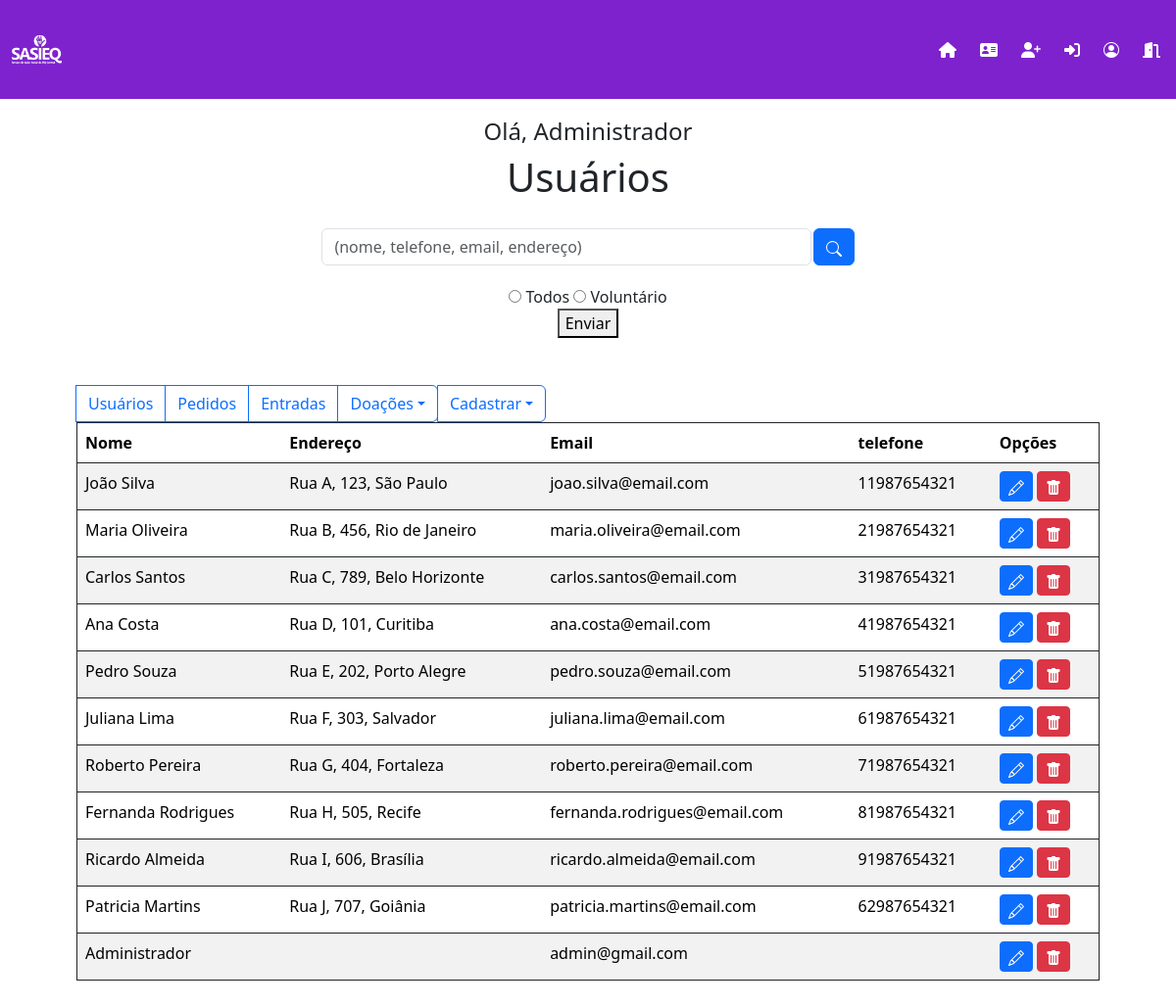
The page /admin_usuario.php (signed in) on the database as committed earlier.
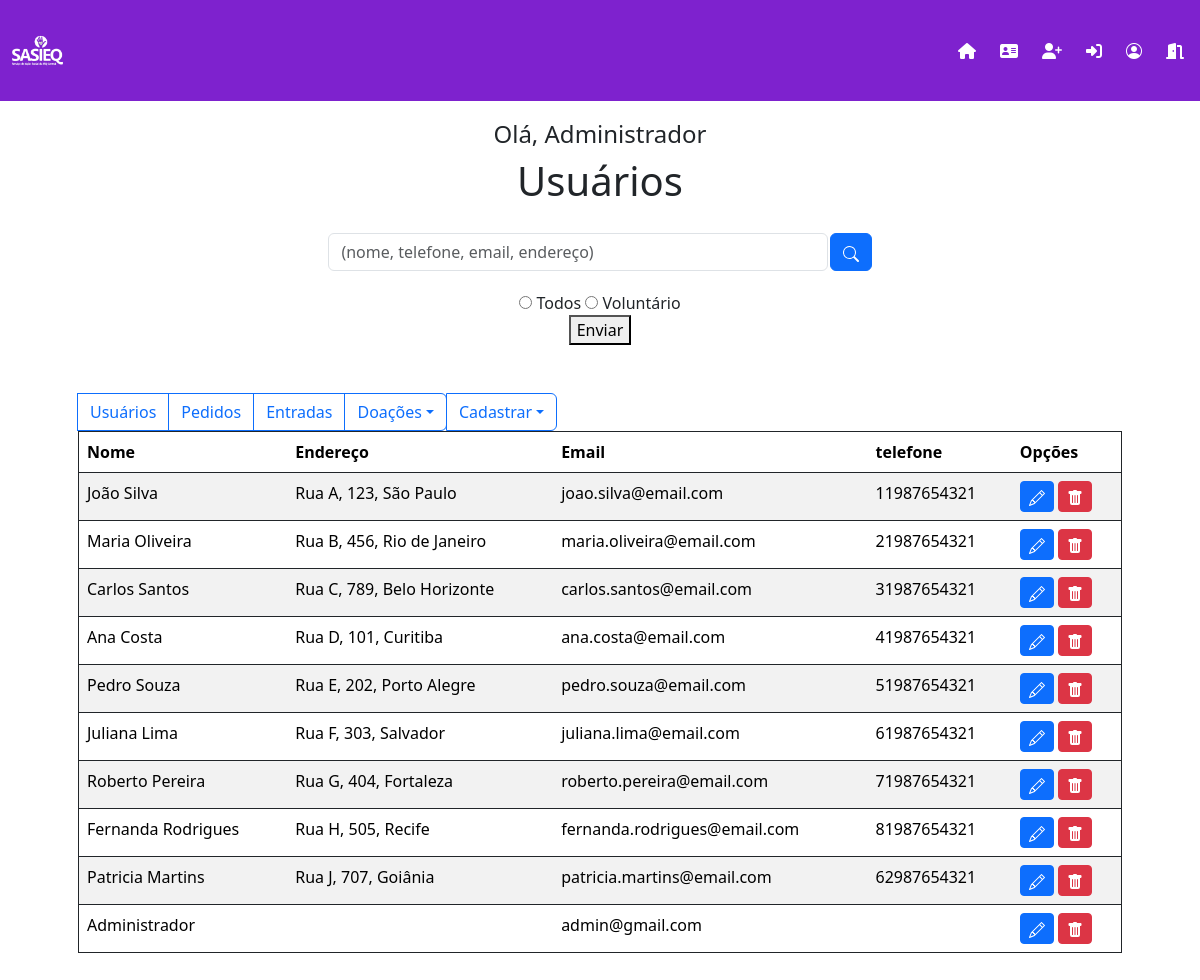
The same page on the database as committed later.
### tables this page shows
CREATE TABLE IF NOT EXISTS `usuario` (
  `id_usuario` int NOT NULL AUTO_INCREMENT,
  `nome` varchar(255) DEFAULT NULL,
  `senha` varchar(255) DEFAULT NULL,
  `email` varchar(255) DEFAULT NULL,
  `endereco` varchar(255) DEFAULT NULL,
  `telefone` varchar(255) DEFAULT NULL,
  `tipo_cliente` int DEFAULT NULL,
  `foto` varchar(255) NOT NULL,
  PRIMARY KEY (`id_usuario`)
);

### admin_usuario.php (the view, shortened to what this page needs)
<?php
$conexao = conectar();
$logado = $_SESSION['nome'];
$sql_pesquisar = "SELECT * FROM usuario";
$resultado_pesquisar = mysqli_query($conexao, $sql_pesquisar);
?>
<!DOCTYPE html>
<html lang="pt-br">
<head>
    <?php include("links.php"); ?>
</head>
<body>
    <?php include('menu.php');
    ?>
    <div style="margin-top: 10%;" class="text-center">
        <h4>Olá, <?php echo $logado; ?></h4>
        <h1>Usuários</h1>
    </div>
    <div class="caixa-procura">
        <form action="" method="get">
            <input type="search" class="form-control" placeholder="(nome, telefone, email, endereço)" name="pesquisar" id="pesquisar">
            <button class="btn btn-primary btn-btn">
                <svg xmlns="http://www.w3.org/2000/svg" width="16" height="16" fill="currentColor" class="bi bi-search" viewBox="0 0 16 16">
                    <path d="M11.742 10.344a6.5 6.5 0 1 0-1.397 1.398h-.001q.044.06.098.115l3.85 3.85a1 1 0 0 0 1.415-1.414l-3.85-3.85a1 1 0 0 0-.115-.1zM12 6.5a5.5 5.5 0 1 1-11 0 5.5 5.5 0 0 1 11 0" />
                </svg>
            </button>
        </form>
    </div>
    <div class="text-center">
        <form action="" method="GET">
            <input type="radio" id="todos" name="filtro" value="todos">
            <label for="todos">Todos</label>
            <input type="radio" id="voluntario" name="filtro" value="voluntarios">
            <label for="voluntario">Voluntário</label><br>
            <button>Enviar</button>
        </form>
    </div>
    <div class=" container p-5 ">
        <table class="table table-striped table-hover border border-dark  ">
            <thead>
                <div class="head-table">
                    <div class="btn-group" role="group" aria-label="Basic outlined example">
                    <form action="#" method="get">
                            <button type="button" class="btn btn-outline-primary">Usuários</button>
                        </form>
                        <a href="pedidos.php" class="btn btn-outline-primary">Pedidos</a>
                        <a href="entradas.php"  class="btn btn-outline-primary">Entradas</a>
                        <form action="admin_doacao.php" method="GET">
                            <button type="button" class="btn btn-outline-primary dropdown-toggle" data-bs-toggle="dropdown">Doações</button>
                        </form>
                            <button type="button" class="btn btn-outline-primary dropdown-toggle" data-bs-toggle="dropdown">Cadastrar</button>
                    </div>
                </div>
                <?php
                echo "<tr>";
                echo "<th scope='col'>Nome</th>";
                echo "<th scope='col'>Endereço</th>";
                echo "<th scope='col'>Email</th>";
                echo "<th scope='col'>telefone</th>";
                echo "<th scope='col'>Opções</th>";
                echo "</tr>";
                ?>
            </thead>
            <tbody>
                <?php
                while ($info = mysqli_fetch_assoc($resultado_pesquisar)) {
                    echo '<tr>';
                    echo '<td>' . $info['nome'] . '</td>';
                    echo '<td>' . $info['endereco'] . '</td>';
                    echo '<td>' . $info['email'] . '</td>';
                    echo '<td>' . $info['telefone'] . '</td>';
                    echo '<td>
                        <a class = "btn btn-sm btn-primary" href="form-alterar.php?id_usuario=' . $info['id_usuario'] . '">
                        <svg xmlns="http://www.w3.org/2000/svg" width="16" height="16" fill="currentColor" class="bi bi-pencil" viewBox="0 0 16 16">
                        <path d="M12.146.146a.5.5 0 0 1 .708 0l3 3a.5.5 0 0 1 0 .708l-10 10a.5.5 0 0 1-.168.11l-5 2a.5.5 0 0 1-.65-.65l2-5a.5.5 0 0 1 .11-.168zM11.207 2.5 13.5 4.793 14.793 3.5 12.5 1.207zm1.586 3L10.5 3.207 4 9.707V10h.5a.5.5 0 0 1 .5.5v.5h.5a.5.5 0 0 1 .5.5v.5h.293zm-9.761 5.175-.106.106-1.528 3.821 3.821-1.528.106-.106A.5.5 0 0 1 5 12.5V12h-.5a.5.5 0 0 1-.5-.5V11h-.5a.5.5 0 0 1-.468-.325"/>
                        </svg>
                        </a>
                        <a id="deleteButton"  class = "btn btn-sm btn-danger" data-id_usuario=' . $info['id_usuario'] . '>
                        <svg xmlns="http://www.w3.org/2000/svg" width="16" height="16" fill="currentColor" class="bi bi-trash-fill" viewBox="0 0 16 16">
                        <path d="M2.5 1a1 1 0 0 0-1 1v1a1 1 0 0 0 1 1H3v9a2 2 0 0 0 2 2h6a2 2 0 0 0 2-2V4h.5a1 1 0 0 0 1-1V2a1 1 0 0 0-1-1H10a1 1 0 0 0-1-1H7a1 1 0 0 0-1 1zm3 4a.5.5 0 0 1 .5.5v7a.5.5 0 0 1-1 0v-7a.5.5 0 0 1 .5-.5M8 5a.5.5 0 0 1 .5.5v7a.5.5 0 0 1-1 0v-7A.5.5 0 0 1 8 5m3 .5v7a.5.5 0 0 1-1 0v-7a.5.5 0 0 1 1 0"/>
                        </svg>
                        </a>
                        </td>';
                    echo '</tr>';
                }
                ?>
            </tbody>
        </table>
    </div>
</body>
</html>

### links.php (shortened to what this page needs)
<link rel="stylesheet" type="text/css" href="css/estilo.css?nocache=<?=rand(0,9999999) ?>"/>
 <link href="https://cdn.jsdelivr.net/npm/bootstrap-icons/font/bootstrap-icons.css" rel="stylesheet">
 <link href="https://cdn.jsdelivr.net/npm/bootstrap@5.3.3/dist/css/bootstrap.min.css" rel="stylesheet">
 <link href="https://cdn.jsdelivr.net/npm/sweetalert2@11.0.18/dist/sweetalert2.min.css" rel="stylesheet">

### menu.php (shortened to what this page needs)
<header class="container">
    <nav class="navbar navbar-expand-lg fixed-top navbar-dark">
        <a href="index.php" class="navbar-brand">
            <img id="logo" src="img/logo.png" alt="logo SASIEQ">
        </a>
        <div class="collapse navbar-collapse justify-content-end" id="navbar-links">
            <div class="navbar-nav">
                <a href="index.php" class="nav-item nav-link me-2" data-bs-toggle="tooltip" data-bs-placement="bottom" title="Início" id="home-menu"><i class="fa-solid fa-house"></i></a>
                <a href="index.php#sobre-area" class="nav-item nav-link me-2" data-bs-toggle="tooltip" data-bs-placement="bottom" title="Sobre nós" id="about-menu"><i class="fa-solid fa-address-card"></i></a>
                <a href="formcad.php" class="nav-item nav-link me-2" data-bs-toggle="tooltip" data-bs-placement="bottom" title="Cadastrar-se" id="cad-menu"><i class="fa-solid fa-user-plus"></i></a>
                <a href="login.php" class="nav-item nav-link me-2" data-bs-toggle="tooltip" data-bs-placement="top" title="Login" id="login-menu"><i class="fa-solid fa-right-to-bracket"></i></a>
                <?php if(isset($_SESSION['email'])){?>
                    <a href="perfil.php" class="nav-item nav-link me-2" data-bs-toggle="tooltip" data-bs-placement="left" title="Perfil" id="login-menu"><i class="bi bi-person-circle"></i></a>
                    <a href="logout.php" class="nav-item nav-link me-2" data-bs-toggle="tooltip" data-bs-placement="left" title="Deslogar-se" id="login-menu"><i class="fa-solid fa-door-open"></i></a>
                <?php } ?>
            </div>
        </div>
    </nav>
</header>

### css/estilo.css (style rules this page uses)
body { font-family: 'roboto',sans-serif; width: 100%; height: 100%; text-decoration: none; }
header,.navbar { background-color: #7e22ce; }
.navbar-nav a { color: white; }
#logo { width: 75px; }
.caixa-procura form { display: flex; gap:0.1%; padding: 20px; justify-content: center; }
.caixa-procura input { width: 500px; }

Rows that differ between the two databases and show on the page:
removed usuario: nome "Ricardo Almeida", endereco "Rua I, 606, Brasília", email "ricardo.almeida@email.com", telefone "91987654321"
